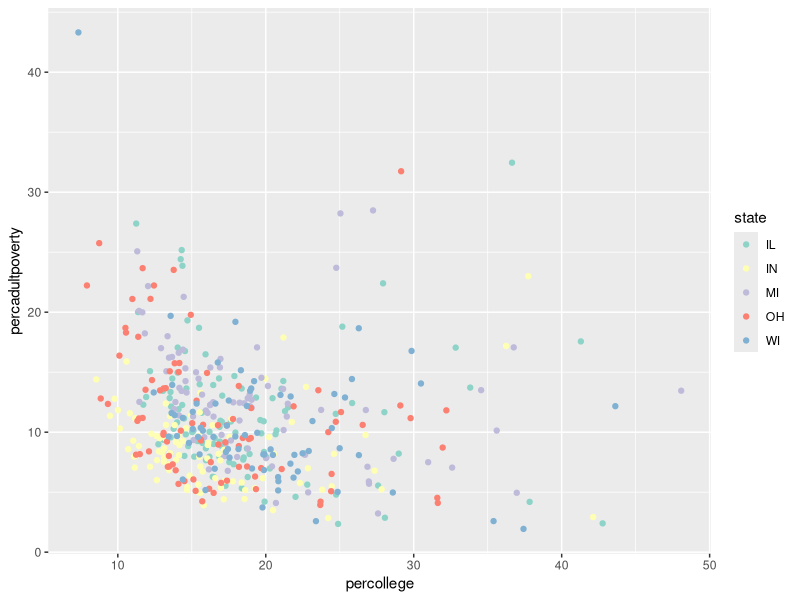

The R source for this figure:
## ---- chunk 1
# R code chunk in an R Markdown file
some_variable <- 100
## ---- chunk 2
# Execute R code in here
course_number <- 201
## ---- chunk 3


markdown_list <- "
- Lions
- Tigers
- Bears
- Oh mys
"
## ---- chunk 4
# Create a vector of animals
animals <- c("Lions", "Tigers", "Bears", "Oh mys")

# Paste `-` in front of each animal and join the items together with
# newlines between
markdown_list <- paste("-", animals, collapse = "\n")
## ---- chunk 5
library("knitr") # make sure you load the package (once per document)

# Make a data frame
letters <- c("a", "b", "c", "d")
numbers <- 1:4
df <- data.frame(letters = letters, numbers = numbers)

# "Return" the table to render it
kable(df)
## ---- chunk 6
library("ggplot2") # make sure you load the package (once per document)

# Plot of college education vs. poverty rates in the Midwest
ggplot(data = midwest) +
  geom_point(
    mapping = aes(x = percollege, y = percadultpoverty, color = state)
  ) +
  scale_color_brewer(palette = "Set3")
